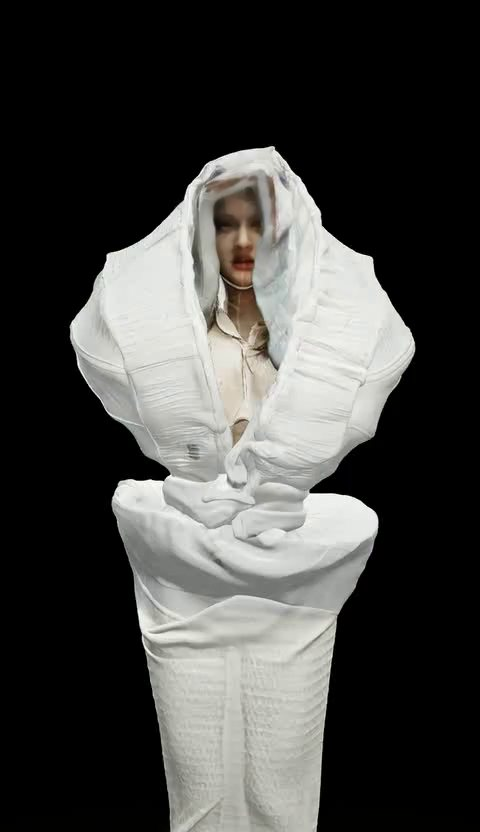
#> input picture dist/media/grip/000.jpg, 480 x 832 px
$ python -i grip-frames.py   (imports and definitions only)
#> lines starting #> are read from the running program, lines starting #| are printed output that depends on the picture; after the words box and inside, x2 and y2 are one past the last pixel; in counts of white or black regions, pixels touching at a corner belong together
#> further down, picture is the input picture: shape (832, 480, 3); mean B, G, R 67.1, 69.4, 69.4
"""把 AI 生成的「雙手抓殼」影片轉成網頁用的畫格序列（dist/media/grip/）。

用法（在專案資料夾）：
  python scripts/grip-frames.py <影片1.mp4> [影片2.mp4 ...] [--fps 16] [--drop 28-43]

- --drop a-b：剪掉輸出的第 a～b 格（AI 生成壞掉的片段，例如手臂一開始是白色的）。
  剪接點會插入 4 張「變暗再亮回來」的轉場畫格，蓋住前後兩格的跳動（不用白畫面）。

- 起始畫面：video-src/grip/keyframe-720x1280.png（網頁最後一章同一個構圖），
  影片必須用它當第一格生成（圖生影片），3D 淡入影片時才會對齊。
- 多段影片會依序接起來（第二段用第一段最後一格當起始畫面生成）。
- 影片若不是 9:16，會先縮放到與起始畫面等寬、再置中裁切，與 Wan 的處理方式相同。
- --sharp-eyes：眼神銳利化（逐格找臉 → 眼睛一帶加銳利與對比）。
- --no-chin-line：修掉下巴那條白色細線（帽兜細邊）。
需要：pip install opencv-python numpy
"""
import json
import sys
from pathlib import Path

import cv2
import numpy as np

ROOT = Path(__file__).resolve().parent.parent
OUT = ROOT / "dist" / "media" / "grip"
W = 480  # 輸出寬度
SRC_ASPECT = 720 / 1280  # 起始畫面寬高比


def face_box(img):
    """臉框：畫面上半部最大的膚色連通區塊（閉運算補上眼、嘴），只取臉的高度。"""
    H = img.shape[0]
#> H = 832
    hsv = cv2.cvtColor(img, cv2.COLOR_BGR2HSV)
#> hsv: shape (832, 480, 3); mean H, S, V 15.1, 10, 69.9
    sk = ((hsv[..., 0] < 22) | (hsv[..., 0] > 170)) & (hsv[..., 1] > 40) & (hsv[..., 2] > 70)
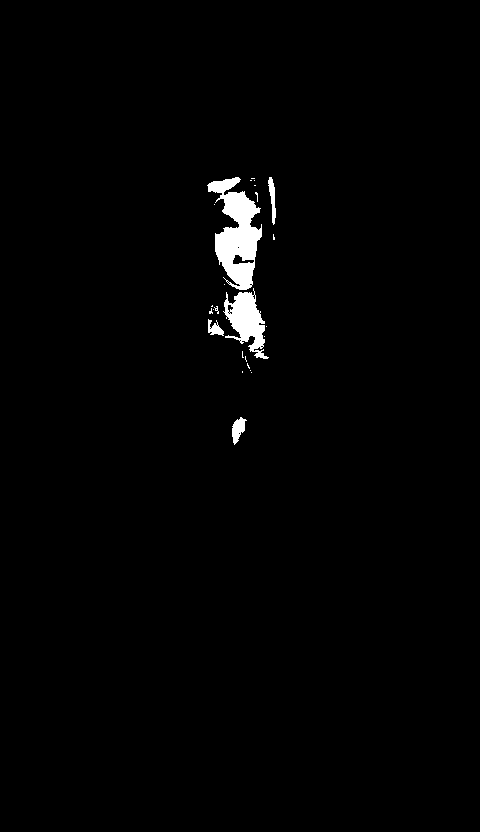
#> sk: shape (832, 480) bool; 1.4% white; 25 white regions (20 under 20 px), largest, box (x1, y1, x2, y2) and area: (207, 177, 262, 290) 3215, (223, 288, 269, 359) 1563, (232, 417, 247, 445) 234, (268, 177, 276, 225) 199, (208, 319, 224, 336) 148
    sk = sk.astype(np.uint8) * 255
    sk[int(H * 0.45):] = 0
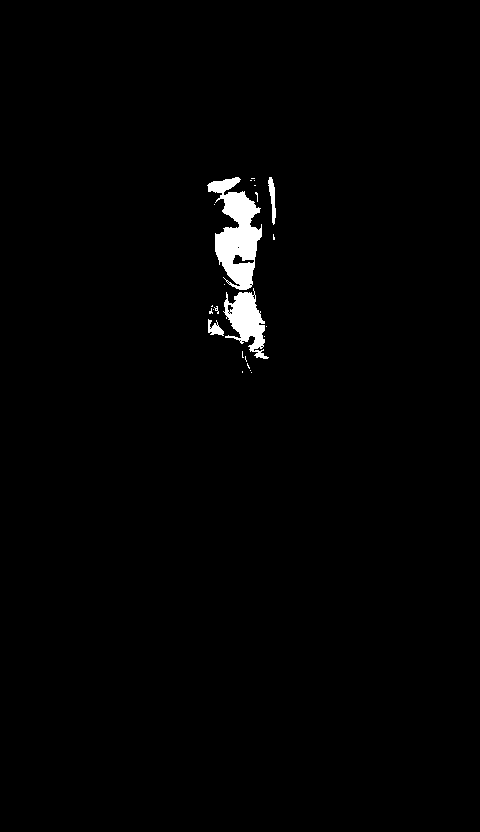
#> sk: shape (832, 480); 1.3% white; 24 white regions (20 under 20 px), largest, box (x1, y1, x2, y2) and area: (207, 177, 262, 290) 3215, (223, 288, 269, 359) 1563, (268, 177, 276, 225) 199, (208, 319, 224, 336) 148
    sk = cv2.morphologyEx(sk, cv2.MORPH_CLOSE, np.ones((9, 9), np.uint8))
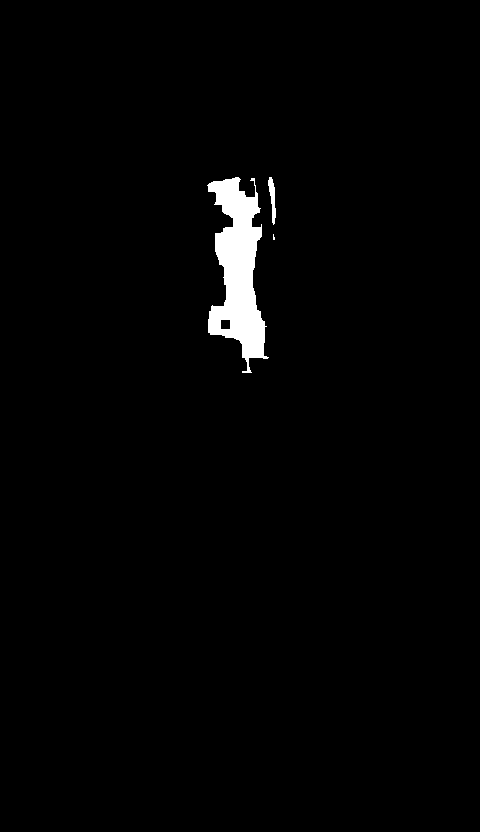
#> sk: shape (832, 480); 1.7% white; 3 white regions (1 under 20 px), largest, box (x1, y1, x2, y2) and area: (207, 177, 269, 373) 6417, (268, 177, 276, 225) 200
    n, _, st, _ = cv2.connectedComponentsWithStats(sk)
#> n = 4; st = [[0, 0, 480, 832, 392734], [207, 177, 62, 196, 6417], [268, 177, 8, 48, 200], [273, 234, 2, 6, 9]]
    if n < 2:
        return None
    i = 1 + int(np.argmax(st[1:, 4]))
#> i = 1
    x, y, w, h = st[i, :4]
#> x = 207; y = 177; w = 62; h = 196
    return x, y, w, min(h, int(w * 1.35))


# [4 lines left out: function skin_mask, not called in this run]


def remove_chin_line(img, debug=False):
    """下巴那條白色細線（帽兜細邊，沿著臉頰繞到下巴）：在下巴（嘴唇以下）與臉頰外緣找比周圍亮的細線（top-hat），用修補補掉。
    鼻子、臉頰中央的高光不在搜尋範圍內，不會被誤補。"""
    b = face_box(img)
#> b = (207, 177, 62, 83)
    if b is None:
        return img
    x, y, w, h = b
#> x = 207; y = 177; w = 62; h = 83
    g = cv2.cvtColor(img, cv2.COLOR_BGR2GRAY)
    sat = cv2.cvtColor(img, cv2.COLOR_BGR2HSV)[..., 1]
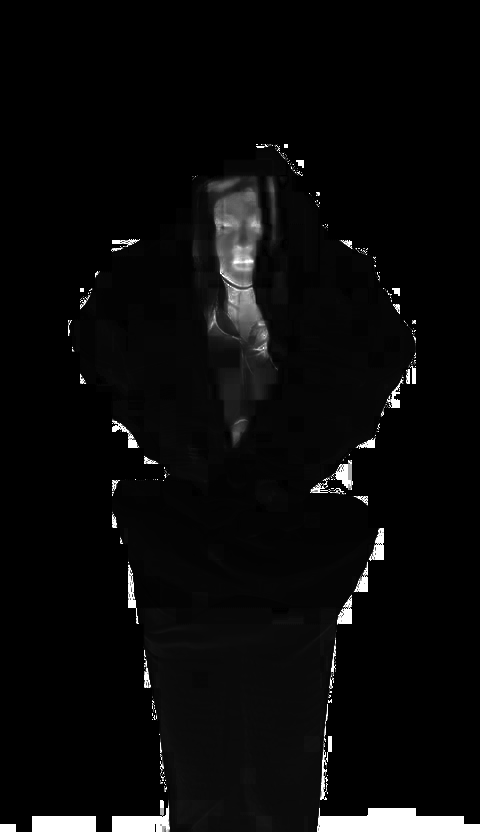
#> sat: shape (832, 480); min 0, max 255, mean 10
    top = cv2.morphologyEx(g, cv2.MORPH_TOPHAT, cv2.getStructuringElement(cv2.MORPH_ELLIPSE, (11, 11)))
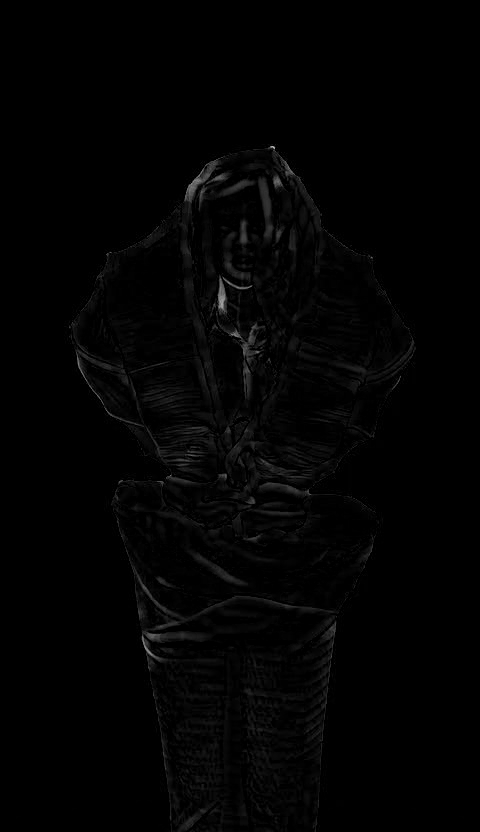
#> top: shape (832, 480); min 0, max 189, mean 2.8
    m = (top > 25) & (g > 115) & (sat < 120)  # 比周圍亮的細線（米白色也算；紅唇飽和度高不算）
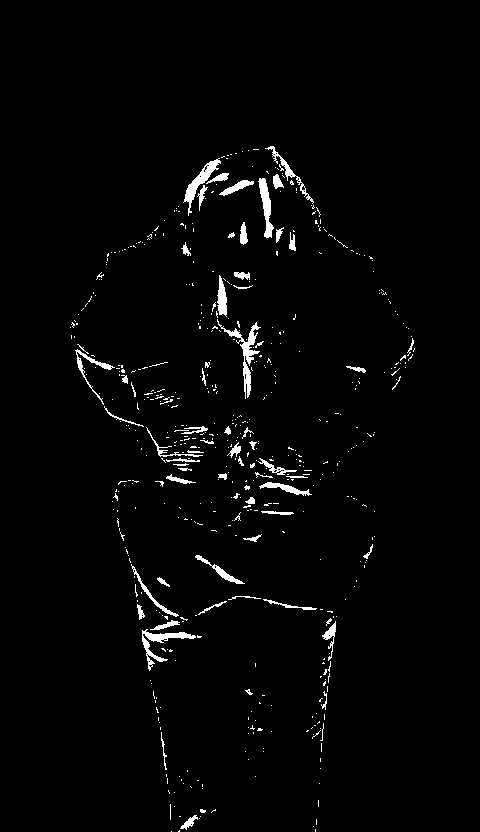
#> m: shape (832, 480) bool; 2.2% white; 549 white regions (480 under 20 px), largest, box (x1, y1, x2, y2) and area: (217, 319, 261, 399) 640, (142, 629, 196, 671) 522, (183, 158, 221, 216) 496
    H, W = img.shape[:2]
#> H = 832; W = 480
    reg = np.zeros_like(m)
    # 下巴：下唇高光以下（從臉框 86% 起）
    reg[min(H, y + int(h * 0.86)):min(H, y + int(h * 1.2)), max(0, x - int(w * 0.1)):min(W, x + w + int(w * 0.1))] = True
    # 臉頰兩側：只取外緣，避開鼻子
    ys, ye = min(H, y + int(h * 0.45)), min(H, y + int(h * 0.85))
#> ys = 214; ye = 247
    reg[ys:ye, max(0, x - int(w * 0.15)):min(W, x + int(w * 0.22))] = True
    reg[ys:ye, max(0, x + int(w * 0.78)):min(W, x + w + int(w * 0.15))] = True
    m = (m & reg).astype(np.uint8) * 255
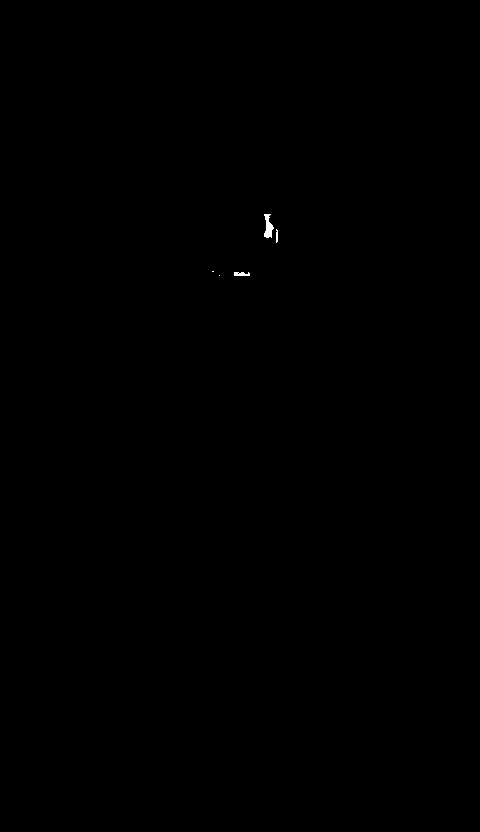
#> m: shape (832, 480); 0.06% white; 5 white regions (2 under 20 px), largest, box (x1, y1, x2, y2) and area: (264, 214, 274, 238) 144, (234, 272, 250, 276) 53, (276, 229, 278, 243) 25
    # 只留「細長的線」：外框夠長、填滿比例低（弧線）；實心的亮塊（下唇下方的高光、帽兜一角）不動
    n, lab, st, _ = cv2.connectedComponentsWithStats(m)
#> lab: shape (832, 480) int32; 6 distinct labels, from 0 to 5
#> n = 6; st = [[0, 0, 480, 832, 399135], [264, 214, 10, 24, 144], [276, 229, 2, 14, 25], [212, 271, 2, 1, 2], [234, 272, 16, 4, 53], [219, 275, 1, 1, 1]]
    keep = np.zeros_like(m)
    for i in range(1, n):
        bw, bh, area = st[i, 2], st[i, 3], st[i, 4]
        if max(bw, bh) >= max(10, w * 0.15) and area / float(bw * bh) < 0.45:
            keep[lab == i] = 255
#> this loop made 5 passes
#> (bw, bh, area) on passes 1, 2, 4: (10, 24, 144), (2, 14, 25), (16, 4, 53)
#> keep: shape (832, 480); every value is 0
    m = keep
    m = cv2.dilate(m, np.ones((3, 3), np.uint8))
    if debug:
        return m
    return cv2.inpaint(img, m, 4, cv2.INPAINT_TELEA)


# [84 lines left out: functions sharpen_eyes, main, not called in this run]


# [2 lines not run here, left out]

>>> import cv2
>>> picture = cv2.imread('../dist/media/grip/000.jpg')
>>> result = remove_chin_line(picture)
